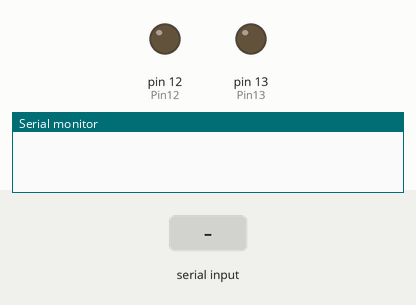
This sketch was run on a simulated Arduino Uno, built with avr-gcc and run on an emulated ATmega328P. Parts: output pins drawn as LEDs (lit = HIGH), the last lines printed to the serial monitor. The test bench sets the inputs (shaded band).

Above: at 1.2 s.
1.3 s: "a" received over Serial
At 1.6 s:
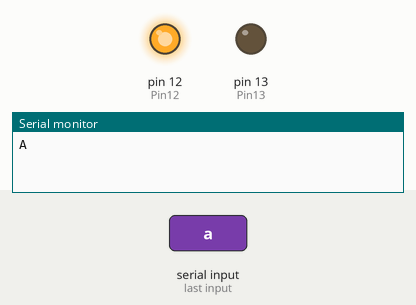
2.8 s: "c" received over Serial
At 4.0 s:
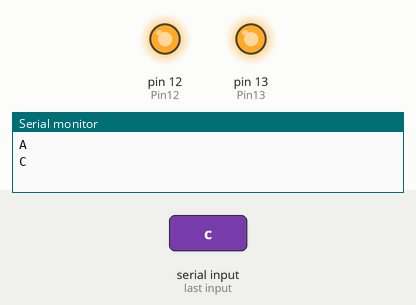
4.3 s: "b" received over Serial
At 5.1 s:
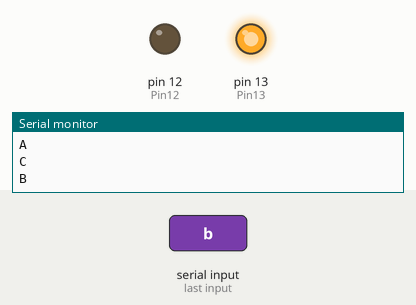
Timing chart, 0 to 7.3 s (numbered marks = the images above; inputs shaded):
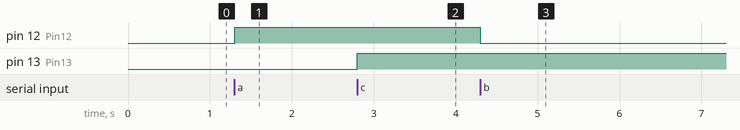

Measured:
- after the input at 1.3 s, pin 12 (Pin12): LOW → HIGH at once
- after the input at 2.8 s, pin 13 (Pin13): LOW → HIGH at once
- after the input at 4.3 s, pin 12 (Pin12): HIGH → LOW at once

The sketch:

Bluetooth.pdsprj.ino
```cpp
#define Pin12 12
#define Pin13 13
char caracter;

void setup() {
Serial.begin(9600);
pinMode(Pin12, OUTPUT);
pinMode(Pin13, OUTPUT);
}

void loop() {
if(Serial.available()) {
caracter = Serial.read();

if(caracter == 'a'){
  Serial.println("A");
  digitalWrite(Pin12, HIGH);
}
if(caracter == 'b'){
  Serial.println("B");
  digitalWrite(Pin12, LOW);
}
if(caracter == 'c'){
  Serial.println("C");
  digitalWrite(Pin13, HIGH);
}
if(caracter == 'd'){
  Serial.println("D");
  digitalWrite(Pin13, LOW);
}
}

}
```
